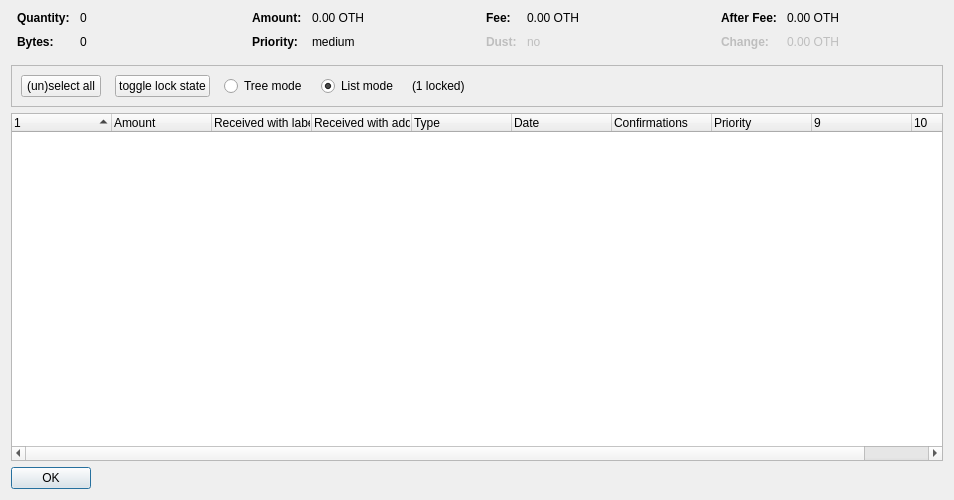
<?xml version="1.0" encoding="UTF-8"?>
<ui version="4.0">
 <class>CoinControlDialog</class>
 <widget class="QDialog" name="CoinControlDialog">
  <property name="geometry">
   <rect>
    <x>0</x>
    <y>0</y>
    <width>954</width>
    <height>500</height>
   </rect>
  </property>
  <property name="windowTitle">
   <string>Coin Selection</string>
  </property>
  <layout class="QVBoxLayout" name="verticalLayout">
   <item>
    <layout class="QHBoxLayout" name="horizontalLayoutTop" stretch="0,0,0,0">
     <property name="topMargin">
      <number>0</number>
     </property>
     <property name="bottomMargin">
      <number>10</number>
     </property>
     <item>
      <layout class="QFormLayout" name="formLayoutCoinControl1">
       <property name="horizontalSpacing">
        <number>10</number>
       </property>
       <property name="verticalSpacing">
        <number>10</number>
       </property>
       <property name="leftMargin">
        <number>6</number>
       </property>
       <property name="rightMargin">
        <number>6</number>
       </property>
       <item row="0" column="0">
        <widget class="QLabel" name="labelCoinControlQuantityText">
         <property name="font">
          <font>
           <weight>75</weight>
           <bold>true</bold>
          </font>
         </property>
         <property name="text">
          <string>Quantity:</string>
         </property>
        </widget>
       </item>
       <item row="0" column="1">
        <widget class="QLabel" name="labelCoinControlQuantity">
         <property name="cursor">
          <cursorShape>IBeamCursor</cursorShape>
         </property>
         <property name="contextMenuPolicy">
          <enum>Qt::ActionsContextMenu</enum>
         </property>
         <property name="text">
          <string notr="true">0</string>
         </property>
         <property name="textInteractionFlags">
          <set>Qt::LinksAccessibleByMouse|Qt::TextSelectableByKeyboard|Qt::TextSelectableByMouse</set>
         </property>
        </widget>
       </item>
       <item row="1" column="0">
        <widget class="QLabel" name="labelCoinControlBytesText">
         <property name="font">
          <font>
           <weight>75</weight>
           <bold>true</bold>
          </font>
         </property>
         <property name="text">
          <string>Bytes:</string>
         </property>
        </widget>
       </item>
       <item row="1" column="1">
        <widget class="QLabel" name="labelCoinControlBytes">
         <property name="cursor">
          <cursorShape>IBeamCursor</cursorShape>
         </property>
         <property name="contextMenuPolicy">
          <enum>Qt::ActionsContextMenu</enum>
         </property>
         <property name="text">
          <string notr="true">0</string>
         </property>
         <property name="textInteractionFlags">
          <set>Qt::LinksAccessibleByMouse|Qt::TextSelectableByKeyboard|Qt::TextSelectableByMouse</set>
         </property>
        </widget>
       </item>
      </layout>
     </item>
     <item>
      <layout class="QFormLayout" name="formLayoutCoinControl2">
       <property name="horizontalSpacing">
        <number>10</number>
       </property>
       <property name="verticalSpacing">
        <number>10</number>
       </property>
       <property name="leftMargin">
        <number>6</number>
       </property>
       <property name="rightMargin">
        <number>6</number>
       </property>
       <item row="0" column="0">
        <widget class="QLabel" name="labelCoinControlAmountText">
         <property name="font">
          <font>
           <weight>75</weight>
           <bold>true</bold>
          </font>
         </property>
         <property name="text">
          <string>Amount:</string>
         </property>
        </widget>
       </item>
       <item row="0" column="1">
        <widget class="QLabel" name="labelCoinControlAmount">
         <property name="cursor">
          <cursorShape>IBeamCursor</cursorShape>
         </property>
         <property name="contextMenuPolicy">
          <enum>Qt::ActionsContextMenu</enum>
         </property>
         <property name="text">
          <string notr="true">0.00 OTH</string>
         </property>
         <property name="textInteractionFlags">
          <set>Qt::LinksAccessibleByMouse|Qt::TextSelectableByKeyboard|Qt::TextSelectableByMouse</set>
         </property>
        </widget>
       </item>
       <item row="1" column="0">
        <widget class="QLabel" name="labelCoinControlPriorityText">
         <property name="font">
          <font>
           <weight>75</weight>
           <bold>true</bold>
          </font>
         </property>
         <property name="text">
          <string>Priority:</string>
         </property>
        </widget>
       </item>
       <item row="1" column="1">
        <widget class="QLabel" name="labelCoinControlPriority">
         <property name="cursor">
          <cursorShape>IBeamCursor</cursorShape>
         </property>
         <property name="contextMenuPolicy">
          <enum>Qt::ActionsContextMenu</enum>
         </property>
         <property name="text">
          <string>medium</string>
         </property>
         <property name="textInteractionFlags">
          <set>Qt::LinksAccessibleByMouse|Qt::TextSelectableByKeyboard|Qt::TextSelectableByMouse</set>
         </property>
        </widget>
       </item>
      </layout>
     </item>
     <item>
      <layout class="QFormLayout" name="formLayoutCoinControl3">
       <property name="horizontalSpacing">
        <number>10</number>
       </property>
       <property name="verticalSpacing">
        <number>10</number>
       </property>
       <property name="leftMargin">
        <number>6</number>
       </property>
       <property name="rightMargin">
        <number>6</number>
       </property>
       <item row="0" column="0">
        <widget class="QLabel" name="labelCoinControlFeeText">
         <property name="font">
          <font>
           <weight>75</weight>
           <bold>true</bold>
          </font>
         </property>
         <property name="text">
          <string>Fee:</string>
         </property>
        </widget>
       </item>
       <item row="0" column="1">
        <widget class="QLabel" name="labelCoinControlFee">
         <property name="cursor">
          <cursorShape>IBeamCursor</cursorShape>
         </property>
         <property name="contextMenuPolicy">
          <enum>Qt::ActionsContextMenu</enum>
         </property>
         <property name="text">
          <string notr="true">0.00 OTH</string>
         </property>
         <property name="textInteractionFlags">
          <set>Qt::LinksAccessibleByMouse|Qt::TextSelectableByKeyboard|Qt::TextSelectableByMouse</set>
         </property>
        </widget>
       </item>
       <item row="1" column="0">
        <widget class="QLabel" name="labelCoinControlLowOutputText">
         <property name="enabled">
          <bool>false</bool>
         </property>
         <property name="font">
          <font>
           <weight>75</weight>
           <bold>true</bold>
          </font>
         </property>
         <property name="text">
          <string>Dust:</string>
         </property>
        </widget>
       </item>
       <item row="1" column="1">
        <widget class="QLabel" name="labelCoinControlLowOutput">
         <property name="enabled">
          <bool>false</bool>
         </property>
         <property name="cursor">
          <cursorShape>IBeamCursor</cursorShape>
         </property>
         <property name="contextMenuPolicy">
          <enum>Qt::ActionsContextMenu</enum>
         </property>
         <property name="text">
          <string>no</string>
         </property>
         <property name="textInteractionFlags">
          <set>Qt::LinksAccessibleByMouse|Qt::TextSelectableByKeyboard|Qt::TextSelectableByMouse</set>
         </property>
        </widget>
       </item>
      </layout>
     </item>
     <item>
      <layout class="QFormLayout" name="formLayoutCoinControl4">
       <property name="horizontalSpacing">
        <number>10</number>
       </property>
       <property name="verticalSpacing">
        <number>10</number>
       </property>
       <property name="leftMargin">
        <number>6</number>
       </property>
       <property name="rightMargin">
        <number>6</number>
       </property>
       <item row="0" column="0">
        <widget class="QLabel" name="labelCoinControlAfterFeeText">
         <property name="font">
          <font>
           <weight>75</weight>
           <bold>true</bold>
          </font>
         </property>
         <property name="text">
          <string>After Fee:</string>
         </property>
        </widget>
       </item>
       <item row="0" column="1">
        <widget class="QLabel" name="labelCoinControlAfterFee">
         <property name="cursor">
          <cursorShape>IBeamCursor</cursorShape>
         </property>
         <property name="contextMenuPolicy">
          <enum>Qt::ActionsContextMenu</enum>
         </property>
         <property name="text">
          <string notr="true">0.00 OTH</string>
         </property>
         <property name="textInteractionFlags">
          <set>Qt::LinksAccessibleByMouse|Qt::TextSelectableByKeyboard|Qt::TextSelectableByMouse</set>
         </property>
        </widget>
       </item>
       <item row="1" column="0">
        <widget class="QLabel" name="labelCoinControlChangeText">
         <property name="enabled">
          <bool>false</bool>
         </property>
         <property name="font">
          <font>
           <weight>75</weight>
           <bold>true</bold>
          </font>
         </property>
         <property name="text">
          <string>Change:</string>
         </property>
        </widget>
       </item>
       <item row="1" column="1">
        <widget class="QLabel" name="labelCoinControlChange">
         <property name="enabled">
          <bool>false</bool>
         </property>
         <property name="cursor">
          <cursorShape>IBeamCursor</cursorShape>
         </property>
         <property name="contextMenuPolicy">
          <enum>Qt::ActionsContextMenu</enum>
         </property>
         <property name="text">
          <string notr="true">0.00 OTH</string>
         </property>
         <property name="textInteractionFlags">
          <set>Qt::LinksAccessibleByMouse|Qt::TextSelectableByKeyboard|Qt::TextSelectableByMouse</set>
         </property>
        </widget>
       </item>
      </layout>
     </item>
    </layout>
   </item>
   <item>
    <widget class="QFrame" name="frame">
     <property name="minimumSize">
      <size>
       <width>0</width>
       <height>40</height>
      </size>
     </property>
     <property name="frameShape">
      <enum>QFrame::StyledPanel</enum>
     </property>
     <property name="frameShadow">
      <enum>QFrame::Sunken</enum>
     </property>
     <layout class="QHBoxLayout" name="horizontalLayout">
      <item>
       <layout class="QHBoxLayout" name="horizontalLayoutPanel" stretch="0,0,0,0,0,0">
        <property name="spacing">
         <number>14</number>
        </property>
        <item>
         <widget class="QPushButton" name="pushButtonSelectAll">
          <property name="sizePolicy">
           <sizepolicy hsizetype="Maximum" vsizetype="Fixed">
            <horstretch>0</horstretch>
            <verstretch>0</verstretch>
           </sizepolicy>
          </property>
          <property name="text">
           <string>(un)select all</string>
          </property>
          <property name="autoDefault">
           <bool>false</bool>
          </property>
         </widget>
        </item>
        <item>
         <widget class="QPushButton" name="pushButtonToggleLock">
          <property name="sizePolicy">
           <sizepolicy hsizetype="Maximum" vsizetype="Fixed">
            <horstretch>0</horstretch>
            <verstretch>0</verstretch>
           </sizepolicy>
          </property>
          <property name="text">
           <string>toggle lock state</string>
          </property>
          <property name="autoDefault">
           <bool>false</bool>
          </property>
         </widget>
        </item>
        <item>
         <widget class="QRadioButton" name="radioTreeMode">
          <property name="sizePolicy">
           <sizepolicy hsizetype="Maximum" vsizetype="Fixed">
            <horstretch>0</horstretch>
            <verstretch>0</verstretch>
           </sizepolicy>
          </property>
          <property name="text">
           <string>Tree mode</string>
          </property>
         </widget>
        </item>
        <item>
         <widget class="QRadioButton" name="radioListMode">
          <property name="sizePolicy">
           <sizepolicy hsizetype="Maximum" vsizetype="Fixed">
            <horstretch>0</horstretch>
            <verstretch>0</verstretch>
           </sizepolicy>
          </property>
          <property name="text">
           <string>List mode</string>
          </property>
          <property name="checked">
           <bool>true</bool>
          </property>
         </widget>
        </item>
        <item>
         <widget class="QLabel" name="labelLocked">
          <property name="text">
           <string>(1 locked)</string>
          </property>
         </widget>
        </item>
        <item>
         <spacer name="horizontalSpacer">
          <property name="orientation">
           <enum>Qt::Horizontal</enum>
          </property>
          <property name="sizeHint" stdset="0">
           <size>
            <width>40</width>
            <height>20</height>
           </size>
          </property>
         </spacer>
        </item>
       </layout>
      </item>
     </layout>
    </widget>
   </item>
   <item>
    <widget class="CoinControlTreeWidget" name="treeWidget">
     <property name="contextMenuPolicy">
      <enum>Qt::CustomContextMenu</enum>
     </property>
     <property name="sortingEnabled">
      <bool>false</bool>
     </property>
     <property name="columnCount">
      <number>10</number>
     </property>
     <attribute name="headerShowSortIndicator" stdset="0">
      <bool>true</bool>
     </attribute>
     <attribute name="headerStretchLastSection">
      <bool>false</bool>
     </attribute>
     <column>
      <property name="text">
       <string/>
      </property>
     </column>
     <column>
      <property name="text">
       <string>Amount</string>
      </property>
     </column>
     <column>
      <property name="text">
       <string>Received with label</string>
      </property>
     </column>
     <column>
      <property name="text">
       <string>Received with address</string>
      </property>
     </column>
     <column>
      <property name="text">
       <string>Type</string>
      </property>
     </column>
     <column>
      <property name="text">
       <string>Date</string>
      </property>
     </column>
     <column>
      <property name="text">
       <string>Confirmations</string>
      </property>
      <property name="toolTip">
       <string>Confirmed</string>
      </property>
     </column>
     <column>
      <property name="text">
       <string>Priority</string>
      </property>
     </column>
     <column>
      <property name="text">
       <string/>
      </property>
     </column>
     <column>
      <property name="text">
       <string/>
      </property>
     </column>
    </widget>
   </item>
   <item>
    <widget class="QDialogButtonBox" name="buttonBox">
     <property name="sizePolicy">
      <sizepolicy hsizetype="Maximum" vsizetype="Fixed">
       <horstretch>0</horstretch>
       <verstretch>0</verstretch>
      </sizepolicy>
     </property>
     <property name="orientation">
      <enum>Qt::Horizontal</enum>
     </property>
     <property name="standardButtons">
      <set>QDialogButtonBox::Ok</set>
     </property>
    </widget>
   </item>
  </layout>
 </widget>
 <customwidgets>
  <customwidget>
   <class>CoinControlTreeWidget</class>
   <extends>QTreeWidget</extends>
   <header>coincontroltreewidget.h</header>
  </customwidget>
 </customwidgets>
 <resources/>
 <connections/>
</ui>
